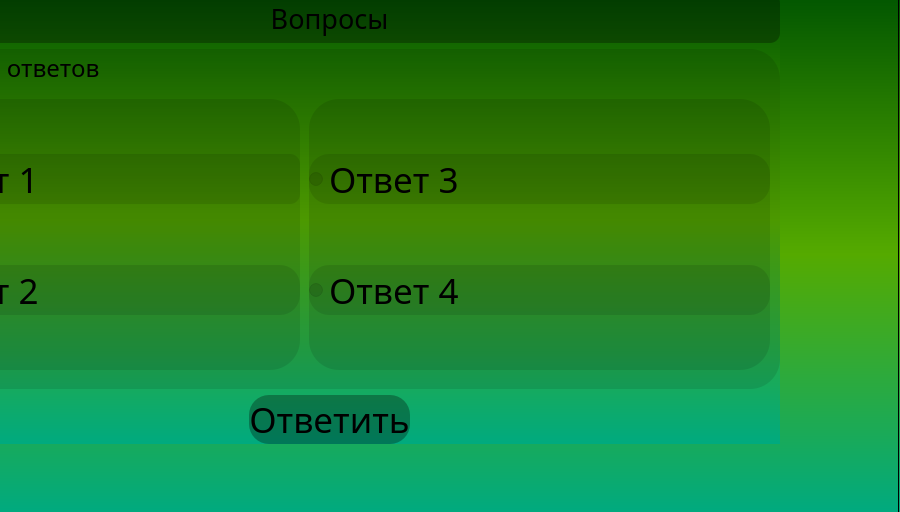
<?xml version="1.0" encoding="UTF-8"?>
<ui version="4.0">
 <class>MainWindow</class>
 <widget class="QMainWindow" name="MainWindow">
  <property name="geometry">
   <rect>
    <x>0</x>
    <y>0</y>
    <width>900</width>
    <height>512</height>
   </rect>
  </property>
  <property name="windowTitle">
   <string>Memory Card</string>
  </property>
  <property name="styleSheet">
   <string notr="true">background-color: qlineargradient(spread:pad, x1:0, y1:0, x2:0, y2:1, stop:0 rgba(0, 85, 0, 255), stop:0.502488 rgba(85, 170, 0, 255), stop:1 rgba(0, 170, 127, 255));</string>
  </property>
  <widget class="QWidget" name="centralwidget">
   <property name="minimumSize">
    <size>
     <width>900</width>
     <height>512</height>
    </size>
   </property>
   <property name="baseSize">
    <size>
     <width>900</width>
     <height>512</height>
    </size>
   </property>
   <widget class="QScrollArea" name="scrollArea">
    <property name="geometry">
     <rect>
      <x>-2</x>
      <y>-8</y>
      <width>901</width>
      <height>521</height>
     </rect>
    </property>
    <property name="widgetResizable">
     <bool>true</bool>
    </property>
    <widget class="QWidget" name="scrollAreaWidgetContents">
     <property name="geometry">
      <rect>
       <x>0</x>
       <y>0</y>
       <width>899</width>
       <height>519</height>
      </rect>
     </property>
     <widget class="QWidget" name="verticalLayoutWidget">
      <property name="geometry">
       <rect>
        <x>-120</x>
        <y>0</y>
        <width>901</width>
        <height>511</height>
       </rect>
      </property>
      <layout class="QVBoxLayout" name="MainLayOut">
       <property name="sizeConstraint">
        <enum>QLayout::SetMinAndMaxSize</enum>
       </property>
       <item>
        <widget class="QLabel" name="Quaschen">
         <property name="enabled">
          <bool>true</bool>
         </property>
         <property name="sizePolicy">
          <sizepolicy hsizetype="Preferred" vsizetype="Preferred">
           <horstretch>50</horstretch>
           <verstretch>50</verstretch>
          </sizepolicy>
         </property>
         <property name="minimumSize">
          <size>
           <width>50</width>
           <height>30</height>
          </size>
         </property>
         <property name="maximumSize">
          <size>
           <width>990</width>
           <height>50</height>
          </size>
         </property>
         <property name="font">
          <font>
           <family>Playball</family>
           <pointsize>20</pointsize>
          </font>
         </property>
         <property name="styleSheet">
          <string notr="true">background-color: rgb(0, 0, 0, 30%);
border-radius: 10px

</string>
         </property>
         <property name="text">
          <string>Вопросы</string>
         </property>
         <property name="scaledContents">
          <bool>false</bool>
         </property>
         <property name="alignment">
          <set>Qt::AlignCenter</set>
         </property>
        </widget>
       </item>
       <item>
        <widget class="QGroupBox" name="VarAnswer">
         <property name="maximumSize">
          <size>
           <width>16777215</width>
           <height>340</height>
          </size>
         </property>
         <property name="font">
          <font>
           <family>Playball</family>
           <pointsize>18</pointsize>
          </font>
         </property>
         <property name="styleSheet">
          <string notr="true">background-color: rgb(0, 0, 0, 10%);
border-radius: 30px</string>
         </property>
         <property name="title">
          <string>Варианты ответов</string>
         </property>
         <widget class="QWidget" name="verticalLayoutWidget_9">
          <property name="geometry">
           <rect>
            <x>10</x>
            <y>50</y>
            <width>411</width>
            <height>271</height>
           </rect>
          </property>
          <layout class="QVBoxLayout" name="FirstLayout_8">
           <item>
            <widget class="QRadioButton" name="Answer1_5">
             <property name="font">
              <font>
               <family>Playball</family>
               <pointsize>26</pointsize>
              </font>
             </property>
             <property name="cursor">
              <cursorShape>PointingHandCursor</cursorShape>
             </property>
             <property name="styleSheet">
              <string notr="true">border-radius: 10px</string>
             </property>
             <property name="text">
              <string>Ответ 1</string>
             </property>
            </widget>
           </item>
           <item>
            <widget class="QRadioButton" name="Answer2_5">
             <property name="font">
              <font>
               <family>Playball</family>
               <pointsize>26</pointsize>
              </font>
             </property>
             <property name="cursor">
              <cursorShape>PointingHandCursor</cursorShape>
             </property>
             <property name="styleSheet">
              <string notr="true">border-radius: 20px</string>
             </property>
             <property name="text">
              <string>Ответ 2</string>
             </property>
            </widget>
           </item>
          </layout>
         </widget>
         <widget class="QWidget" name="verticalLayoutWidget_10">
          <property name="geometry">
           <rect>
            <x>430</x>
            <y>50</y>
            <width>461</width>
            <height>271</height>
           </rect>
          </property>
          <layout class="QVBoxLayout" name="FirstLayout_9">
           <item>
            <widget class="QRadioButton" name="Answer3_4">
             <property name="font">
              <font>
               <family>Playball</family>
               <pointsize>26</pointsize>
              </font>
             </property>
             <property name="cursor">
              <cursorShape>PointingHandCursor</cursorShape>
             </property>
             <property name="styleSheet">
              <string notr="true">border-radius: 20px</string>
             </property>
             <property name="text">
              <string>Ответ 3</string>
             </property>
            </widget>
           </item>
           <item>
            <widget class="QRadioButton" name="Answer4_4">
             <property name="font">
              <font>
               <family>Playball</family>
               <pointsize>26</pointsize>
              </font>
             </property>
             <property name="cursor">
              <cursorShape>PointingHandCursor</cursorShape>
             </property>
             <property name="styleSheet">
              <string notr="true">border-radius: 20px;</string>
             </property>
             <property name="text">
              <string>Ответ 4</string>
             </property>
            </widget>
           </item>
          </layout>
         </widget>
        </widget>
       </item>
       <item alignment="Qt::AlignHCenter">
        <widget class="QPushButton" name="pushButton_2">
         <property name="maximumSize">
          <size>
           <width>400</width>
           <height>16777215</height>
          </size>
         </property>
         <property name="font">
          <font>
           <family>OCR A Extended</family>
           <pointsize>26</pointsize>
           <weight>50</weight>
           <bold>false</bold>
          </font>
         </property>
         <property name="cursor">
          <cursorShape>PointingHandCursor</cursorShape>
         </property>
         <property name="styleSheet">
          <string notr="true">background-color: rgb(0, 0, 0, 30%);
border-radius: 20px;</string>
         </property>
         <property name="text">
          <string>Ответить</string>
         </property>
        </widget>
       </item>
      </layout>
     </widget>
    </widget>
   </widget>
  </widget>
 </widget>
 <resources/>
 <connections/>
</ui>
